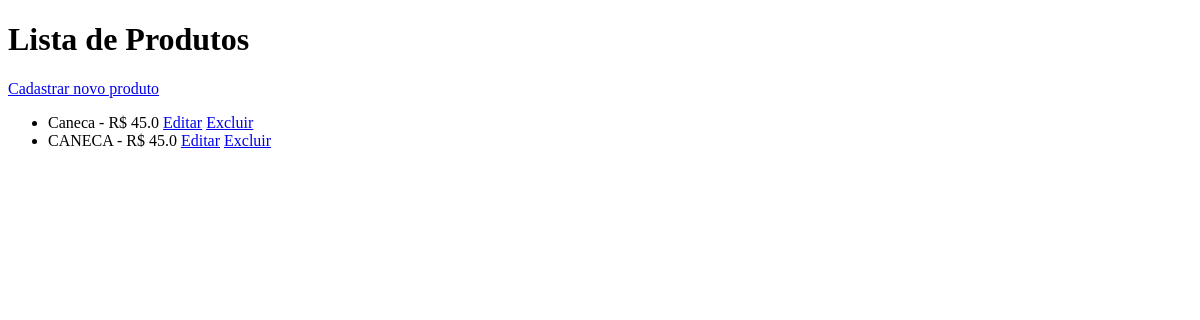
Page /produtos/ on the earlier database version.
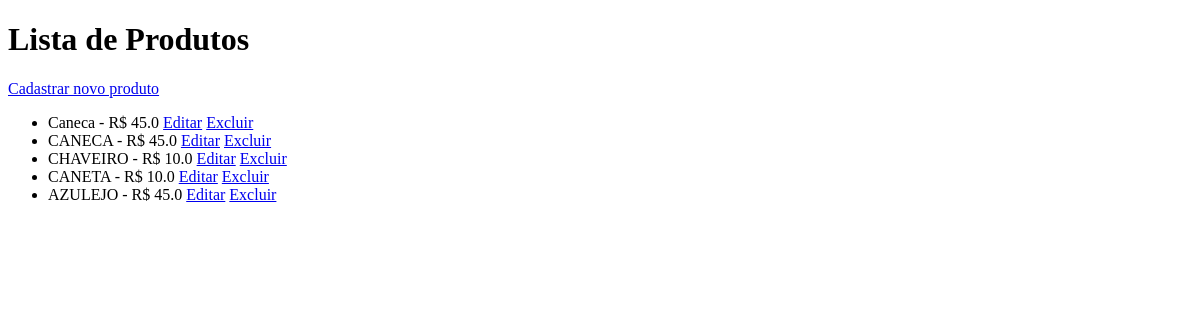
Same page on the later database version.
### loja/models.py (models this page shows, shortened)
class Produto(models.Model):
    nome = models.CharField(max_length=100)
    preco = models.FloatField()

### loja/views.py (the view)
# urls.py: path('produtos/', views.lista_produtos, name='lista_produtos'),
def lista_produtos(request):
    produtos = Produto.objects.all()
    return render(request, 'lista_produtos.html', {'produtos': produtos})

### loja/templates/lista_produtos.html (shortened to what this page needs)
<!DOCTYPE html>
<html lang="en">
<head>
</head>
<body>
<h1>Lista de Produtos</h1>
<a href="/produto/">Cadastrar novo produto</a>
<ul>
    {% for produto in produtos %}
        <li>
            {{ produto.nome }} - R$ {{ produto.preco }}
            <a href="{% url 'editar_produto' produto.id %}">Editar</a>
            <a href="{% url 'excluir_produto' produto.id %}">
                Excluir
            </a>
        </li>
    {% endfor %}
</ul>
</body>
</html>

Differences in the rows shown:
added Produto: nome "CHAVEIRO", preco "10.0"
added Produto: nome "CANETA", preco "10.0"
added Produto: nome "AZULEJO", preco "45.0"
